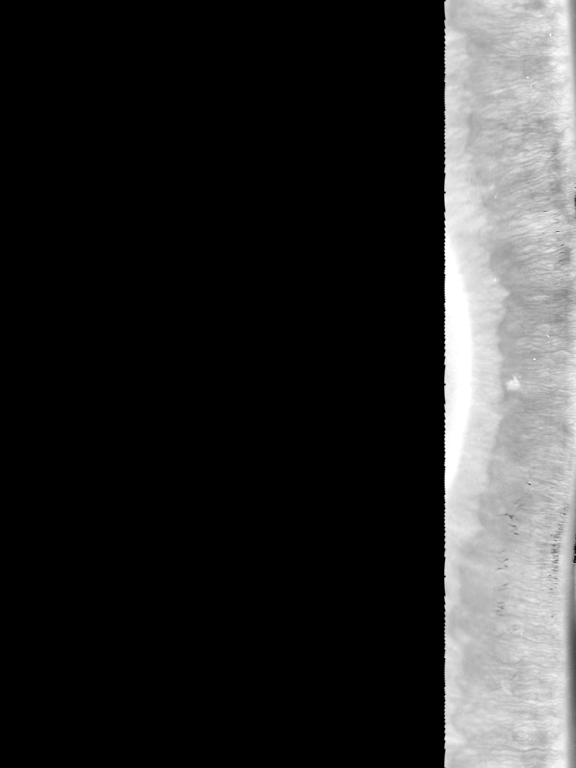
#> input picture bd_procesada/013L_1_polar.png, 576 x 768 px; its folder holds only this picture in this run
$ python -i functions.py   (imports and definitions only)
#> lines starting #> are read from the running program, lines starting #| are printed output that depends on the picture; after the words box and inside, x2 and y2 are one past the last pixel; in counts of white or black regions, pixels touching at a corner belong together
#> the answer given: bd_procesada/013L_1_polar.png
#> in select_image, frame is the input picture: shape (768, 576, 3); min 0, max 255, mean 45.2
import cv2  # Not actually necessary if you just want to create an image.
import numpy as np
import copy
import tkinter as tk
from PIL import Image
from PIL import ImageTk
from tkinter import filedialog
from matplotlib import pyplot as plt
from scipy.spatial import distance
import glob
import os
# Holds the pupil's center
centroid = (0, 0)
# Holds the iris' radius
radius = 0
# Holds the current element of the image used by the getNewEye function
currentEye = 0
# Holds the list of eyes (filenames)
eyesList = []
umbral = 100000
eye_percentage_select = 0
#####################################

def getPupil(frame):
    dimensions = frame.shape
#> dimensions = (768, 576, 3)
    pupil_img = np.zeros(dimensions, np.uint8)
    gray = cv2.cvtColor(frame, cv2.COLOR_BGR2GRAY)
    _,thresh = cv2.threshold(gray, 45,80,cv2.THRESH_BINARY)
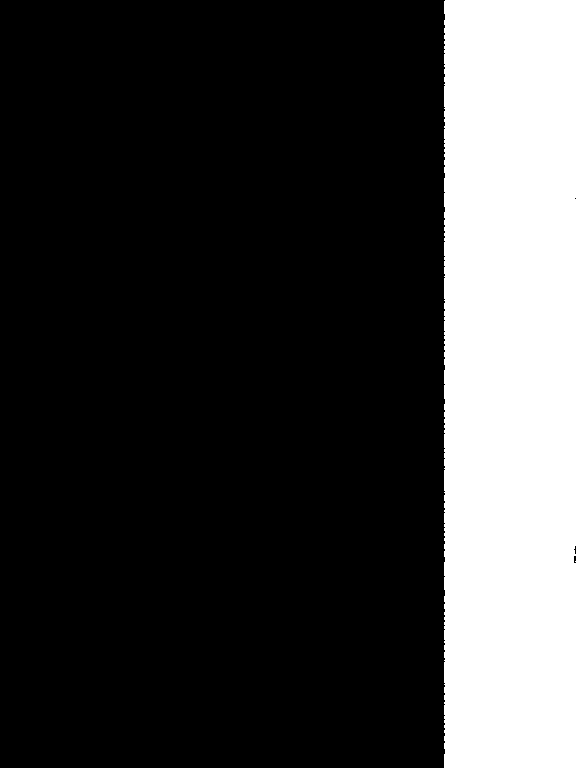
#> thresh: shape (768, 576); values 0 (black) and 80 (white), 22.9% white; 2 white regions (1 under 20 px)
    contours,_ = cv2.findContours(thresh, cv2.RETR_TREE, cv2.CHAIN_APPROX_NONE)
#> contours = 2 contours, 1 with area under 20; largest, box (x1, y1, x2, y2) and area: (444, 0, 576, 768) 100262
    for i in contours:
        moments = cv2.moments(i)
        area = moments['m00']
        if ((area > 7000) & (area < 30000)):
            print('area',area)
            x = moments['m10']/area
            y = moments['m10']/area
            global centroid
            centroid = (int(x), int(y))
            cv2.drawContours(gray,i,-1,(0,255,0),3)
#> this loop made 2 passes
#> area on pass 2: 100261.5
    return (gray)


def getCircles(image):
    i=80
    output = image.copy()
    circles = cv2.HoughCircles(image, cv2.HOUGH_GRADIENT,1,0.01, param1=250, param2=60, minRadius=0, maxRadius=0)
    detected_circles = np.uint16(np.around(circles))
    print('detected circles', detected_circles.size)
    for (x,y,r) in detected_circles[0, :]:
        cv2.circle(output, (x,y), r, (0,255,0),3)
        cv2.circle(output, (x,y), 2, (0,255,255),3)
    return (circles)


# Returns the cropped image with the isolated iris and black-painted
# pupil. It uses the getCircles function in order to look for the best
# value for each image (eye) and then obtaining the iris radius in order
# to create the mask and crop.
#
# @param image		Image with black-painted pupil
# @returns image 	Image with isolated iris + black-painted pupil


def getIris(frame):
    gray= cv2.Canny(frame, 350,5)
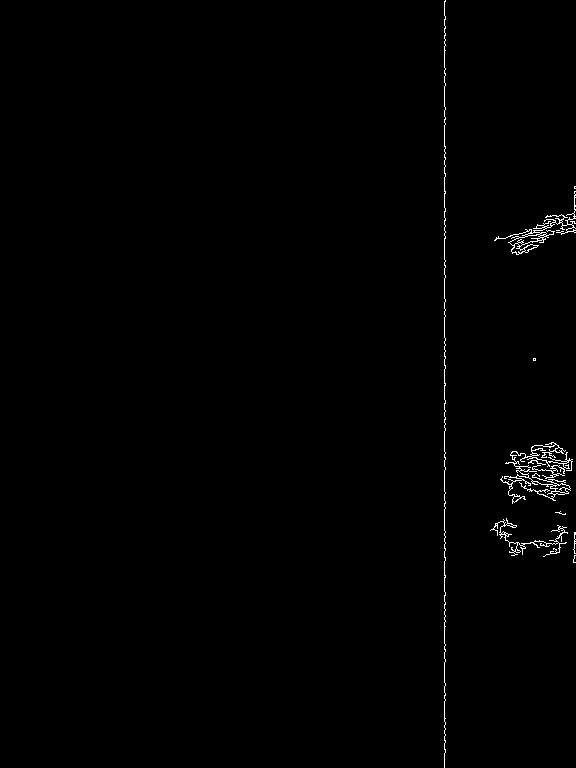
#> gray: shape (768, 576); 0.64% white in thin lines or dots, all inside (x1, y1, x2, y2) = (444, 0, 576, 768)
    gray = cv2.GaussianBlur(gray, (3, 3), cv2.BORDER_ISOLATED)
    circles = getCircles(gray)
#> in getCircles, `circles = cv2.HoughCircles(image, cv2.HOUGH_GRADIENT,1,0.01, param1=25..`: circles = None
    global radius
    radius = 72
    mask = cv2.circle(frame, (384,281), radius, (255, 255, 255), cv2.FILLED)
    mask = cv2.bitwise_not(mask)
    return (mask)

def getPolar2CartImage(image):
    height, width = image.shape
    c = (float(768/2.0), float(562/2.0))
    imgRes = cv2.warpPolar(image,(height,width),c,260,cv2.INTER_LINEAR+cv2.WARP_POLAR_LOG) #WARP_POLAR_LINEAR
    imgRes = cv2.addWeighted(imgRes, 1.3, np.zeros(imgRes.shape, imgRes.dtype), 0, 0)
    return (imgRes)

def comparation(image):
    histImage = cv2.calcHist([image], [0], None, [256], [150, 256])
    # plt.plot(histImage, color='gray')
    # plt.show()
    eyes = []
    for eye in eyesList:
        histImageDb = cv2.calcHist([eye[1]], [0], None, [256], [150, 256])
        result = np.sqrt(np.power((np.subtract(histImage,histImageDb)),2))
        dst = distance.euclidean(histImage,histImageDb)
        eyes.append((eye[0],similarity_percentage(dst)))
    eyes = sorted(eyes, key=lambda x: x[1])
    eye_select = eyes[len(eyes)-1]
    return (eye_select)

def similarity_percentage(distance):
    a = distance / umbral
    percentage = (1-a)*100
    return (round(percentage,2))

def get_eye_path(polar_image_path):
    path = polar_image_path[13:19]
    return('bd/'+path+'.png')


def select_image():
    global imageA, imageB, imageC
    path = filedialog.askopenfilename()
    if len(path) > 0:
        frame = cv2.imread(path)
        iris = copy.copy(frame)
        pupil = getPupil(frame)
        iris = getIris(pupil)
        polar = getPolar2CartImage(iris)

        path_bd = 'bd_procesada/*.png'
        for file in glob.glob(path_bd):
            img = cv2.imread(file)
            path = os.path.splitext(file)[0]
            eyesList.append((path,img))
        # [10 lines of commented-out code are left out]
        eye_select = comparation(polar)
        print('percentage final', eye_select[1])
        # percentage = similarity_percentage(distance)
        # print('percentage', percentage)
        eye_percentage_select = eye_select[1]
        final_eye = cv2.imread(get_eye_path(eye_select[0]))
        # cv2.imshow('final', final_eye)
        #To Pil format
        dimensions = (500,400)
        frame = cv2.cvtColor(frame,cv2.COLOR_BGR2RGB)
        frame = cv2.resize(frame, dsize=dimensions, interpolation=cv2.INTER_CUBIC)
        frame = Image.fromarray(frame)
        polar = cv2.resize(polar, dsize=(400,400), interpolation=cv2.INTER_CUBIC)
        polar = polar[0:400, 350:400]
        polar = cv2.resize(polar, dsize=(100,400), interpolation=cv2.INTER_CUBIC)
        polar = Image.fromarray(polar)
        final = cv2.cvtColor(final_eye,cv2.COLOR_BGR2RGB)
        final = cv2.resize(final, dsize=dimensions, interpolation=cv2.INTER_CUBIC)
        final = Image.fromarray(final)
        #To Imagetk format
        frame = ImageTk.PhotoImage(frame)
        polar = ImageTk.PhotoImage(polar)
        final = ImageTk.PhotoImage(final)

        if imageA is None or imageC is None:
            imageA = tk.Label(image=frame)
            imageA.image = frame
            imageA.pack(side="left", padx=1, pady=1)
            imageB = tk.Label(image=polar)
            imageB.image = polar
            imageB.pack(side="left", padx=1, pady=1)
            imageC = tk.Label(image=final)
            imageC.image = final
            imageC.pack(side="right", padx=2, pady=2)
            output.set(f'{eye_percentage_select}%')
        else:
            imageA.configure(image=frame)
            imageB.configure(image=polar)
            imageC.configure(image=final)
            imageA.image = frame
            imageB.image = polar
            imageC.image = final
            output.set(f'{eye_percentage_select}%')

# [2 lines not run here, left out]
imageA = None
imageB = None
imageC = None
output = tk.StringVar()

# create a button, then when pressed, will trigger a file chooser
# dialog and allow the user to select an input image; then add the
# button the GUI

# [1 line that did not run here, left out]
# [1 line not run here, left out]
# [1 line that did not run here, left out]
# [1 line that did not run here, left out]
# [5 lines not run here, left out]

#> (the run stopped early here; a loop or call above may not have finished)
